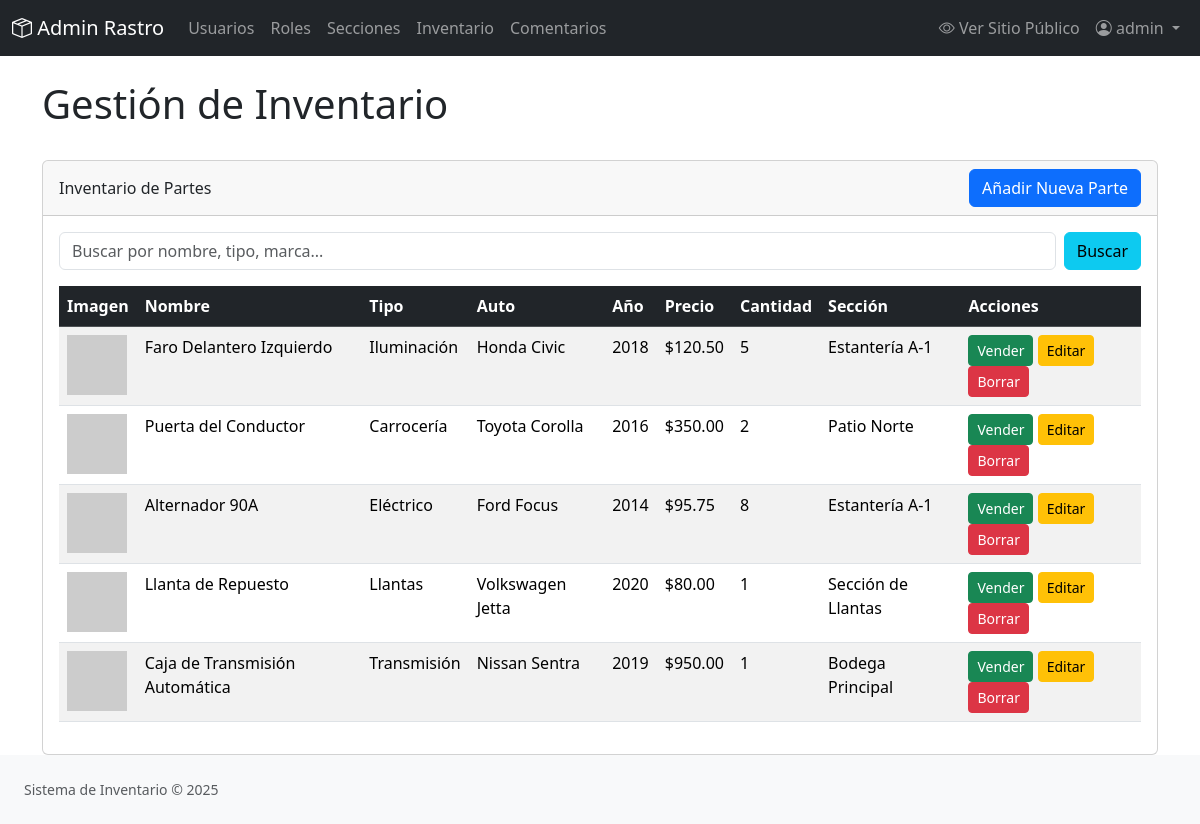
The app's page /admin/inventario.php (signed in) with its own data.
### tables this page shows
CREATE TABLE IF NOT EXISTS `partes` (
    `id` INT NOT NULL AUTO_INCREMENT,
    `nombre` VARCHAR(255) NOT NULL,
    `descripcion` TEXT,
    `tipo_parte` VARCHAR(100),  
    `marca_auto` VARCHAR(100),
    `modelo_auto` VARCHAR(100),
    `año_auto` INT,
    `precio` DECIMAL(10, 2) NOT NULL,
    `cantidad_disponible` INT NOT NULL DEFAULT 0,
    `imagen_url` VARCHAR(255),  
    `thumbnail_url` VARCHAR(255),  
    `seccion_id` INT NOT NULL,
    `fecha_creacion` TIMESTAMP DEFAULT CURRENT_TIMESTAMP,
    `fecha_actualizacion` TIMESTAMP DEFAULT CURRENT_TIMESTAMP ON UPDATE CURRENT_TIMESTAMP,
    PRIMARY KEY (`id`),
    FOREIGN KEY (`seccion_id`) REFERENCES `secciones`(`id`) ON DELETE RESTRICT ON UPDATE CASCADE
);

### admin/inventario.php (called while the page is built, shortened)
<?php
$pageTitle = 'Gestión de Inventario';
$searchTerm = $_GET['search'] ?? '';
if (!empty($searchTerm)) {
    $parts = Part::search($searchTerm);
} else {
    $parts = Part::findAll();
}
$sections = Section::findAll();
$sectionMap = [];
foreach ($sections as $section) {
    $sectionMap[$section->getId()] = $section->getNombre();
}
require_once ROOT_PATH . '/views/admin/layouts/header.php';
require_once ROOT_PATH . '/views/admin/inventario/index.php';
require_once ROOT_PATH . '/views/admin/layouts/footer.php';

### src/Models/Part.php (called while the page is built, shortened)
<?php
class Part
{
    private ?int $id;
    private string $nombre;
    private ?string $tipo_parte;
    private ?string $marca_auto;
    private ?string $modelo_auto;
    private ?int $año_auto;
    private float $precio;
    private int $cantidad_disponible;
    private ?string $thumbnail_url;
    private int $seccion_id;
    public function getId(): ?int { return $this->id; }
    public function getNombre(): string { return $this->nombre; }
    public function getTipoParte(): ?string { return $this->tipo_parte; }
    public function getMarcaAuto(): ?string { return $this->marca_auto; }
    public function getModeloAuto(): ?string { return $this->modelo_auto; }
    public function getAñoAuto(): ?int { return $this->año_auto; }
    public function getPrecio(): float { return $this->precio; }
    public function getCantidadDisponible(): int { return $this->cantidad_disponible; }
    public function getThumbnailUrl(): ?string { return $this->thumbnail_url; }
    public function getSeccionId(): int { return $this->seccion_id; }
    private function fromArray(array $data): void
    {
        $this->id = $data['id'] ?? null;
        $this->nombre = $data['nombre'] ?? '';
        $this->tipo_parte = $data['tipo_parte'] ?? null;
        $this->marca_auto = $data['marca_auto'] ?? null;
        $this->modelo_auto = $data['modelo_auto'] ?? null;
        $this->año_auto = isset($data['año_auto']) ? (int)$data['año_auto'] : null;
        $this->precio = isset($data['precio']) ? (float)$data['precio'] : 0.0;
        $this->cantidad_disponible = isset($data['cantidad_disponible']) ? (int)$data['cantidad_disponible'] : 0;
        $this->thumbnail_url = $data['thumbnail_url'] ?? null;
        $this->seccion_id = (int)$data['seccion_id'];
    }
    public static function findAll(): array
    {
        $pdo = Database::getInstance()->getConnection();
        $stmt = $pdo->query("SELECT * FROM partes ORDER BY fecha_creacion DESC");
        $parts = [];
        while ($data = $stmt->fetch(PDO::FETCH_ASSOC)) {
            $part = new self();
            $part->fromArray($data);
            $parts[] = $part;
        }
        return $parts;
    }
}

### src/Config/Database.php (called while the page is built, shortened)
<?php
class Database
{
    private static ?Database $instance = null;
    private ?PDO $pdo = null;
    private string $host = 'localhost';
    private string $db_name = 'sistema_rastro';
    private string $username = 'root';
    private string $password = '';
    private string $charset = 'utf8mb4';
    private function __construct()
    {
        $dsn = "mysql:host={$this->host};dbname={$this->db_name};charset={$this->charset}";
        $options = [
            PDO::ATTR_ERRMODE            => PDO::ERRMODE_EXCEPTION,
            PDO::ATTR_DEFAULT_FETCH_MODE => PDO::FETCH_ASSOC,
            PDO::ATTR_EMULATE_PREPARES   => false,
        ];
        try {
            $this->pdo = new PDO($dsn, $this->username, $this->password, $options);
        } catch (PDOException $e) {
            throw $e;
        }
    }
    public static function getInstance(): Database
    {
        if (self::$instance === null) {
            self::$instance = new Database();
        }
        return self::$instance;
    }
    public function getConnection(): PDO
    {
        return $this->pdo;
    }
}

### src/Models/Section.php (called while the page is built, shortened)
<?php
class Section
{
    private string $nombre;
    public function __construct(?int $id = null, string $nombre = '', ?string $descripcion = null)
    {
        $this->nombre = $nombre;
    }
    public function getNombre(): string
    {
        return $this->nombre;
    }
    public static function findAll(): array
    {
        $pdo = Database::getInstance()->getConnection();
        $stmt = $pdo->query("SELECT * FROM secciones ORDER BY nombre ASC");
        $sections = [];
        while ($data = $stmt->fetch(PDO::FETCH_ASSOC)) {
            $sections[] = new self($data['id'], $data['nombre'], $data['descripcion']);
        }
        return $sections;
    }
}

### views/admin/inventario/index.php (the view, shortened to what this page needs)
<div class="d-flex justify-content-between align-items-center mb-4">
    <h1><?php echo htmlspecialchars($pageTitle ?? 'Gestión'); ?></h1>
</div>
<div class="card">
    <div class="card-header d-flex justify-content-between align-items-center">
        <span>Inventario de Partes</span>
        <a href="inventario_form.php" class="btn btn-primary">Añadir Nueva Parte</a>
    </div>
    <div class="card-body">
        <div class="mb-3">
            <form action="inventario.php" method="GET" class="d-flex">
                <input type="text" name="search" class="form-control me-2" placeholder="Buscar por nombre, tipo, marca..." value="<?php echo htmlspecialchars($searchTerm); ?>">
                <button type="submit" class="btn btn-info">Buscar</button>
            </form>
        </div>
        <div class="table-responsive">
            <table class="table table-striped table-hover">
                <thead class="table-dark">
                    <tr>
                        <th scope="col">Imagen</th>
                        <th scope="col">Nombre</th>
                        <th scope="col">Tipo</th>
                        <th scope="col">Auto</th>
                        <th scope="col">Año</th>
                        <th scope="col">Precio</th>
                        <th scope="col">Cantidad</th>
                        <th scope="col">Sección</th>
                        <th scope="col">Acciones</th>
                    </tr>
                </thead>
                <tbody>
                    <?php if (empty($parts)): ?>
                        <tr>
                            <td colspan="9" class="text-center">No hay partes que coincidan con la búsqueda o el inventario está vacío.</td>
                        </tr>
                    <?php else: ?>
                        <?php foreach ($parts as $part): ?>
                            <tr>
                                <td>
                                    <img src="../<?php echo htmlspecialchars($part->getThumbnailUrl() ?? 'assets/img/placeholder.png'); ?>" alt="Thumbnail" style="width: 60px; height: 60px; object-fit: cover;">
                                </td>
                                <td><?php echo htmlspecialchars($part->getNombre()); ?></td>
                                <td><?php echo htmlspecialchars($part->getTipoParte() ?? 'N/A'); ?></td>
                                <td><?php echo htmlspecialchars($part->getMarcaAuto() . ' ' . $part->getModeloAuto()); ?></td>
                                <td><?php echo htmlspecialchars($part->getAñoAuto() ?? 'N/A'); ?></td>
                                <td>$<?php echo number_format($part->getPrecio(), 2); ?></td>
                                <td><?php echo htmlspecialchars($part->getCantidadDisponible()); ?></td>
                                <td><?php echo htmlspecialchars($sectionMap[$part->getSeccionId()] ?? 'N/A'); ?></td>
                                <td>
                                    <a href="venta_form.php?part_id=<?php echo $part->getId(); ?>" class="btn btn-sm btn-success <?php echo $part->getCantidadDisponible() > 0 ? '' : 'disabled'; ?>">Vender</a>
                                    <a href="inventario_form.php?id=<?php echo $part->getId(); ?>" class="btn btn-sm btn-warning">Editar</a>
                                    <form action="inventario_accion.php" method="POST" onsubmit="return confirm('¿Está seguro de que desea eliminar esta parte?');" style="display: inline;">
                                        <button type="submit" class="btn btn-sm btn-danger">Borrar</button>
                                    </form>
                                </td>
                            </tr>
                        <?php endforeach; ?>
                    <?php endif; ?>
                </tbody>
            </table>
        </div>
    </div>
</div>

### records on screen
partes: nombre "Faro Delantero Izquierdo", tipo_parte "Iluminación", $part->getMarcaAuto() . ' ' . $part->getModeloAuto() "Honda Civic", año_auto "2018", precio "120.50", cantidad_disponible "5", seccion "Estantería A-1"
partes: nombre "Puerta del Conductor", tipo_parte "Carrocería", $part->getMarcaAuto() . ' ' . $part->getModeloAuto() "Toyota Corolla", año_auto "2016", precio "350.00", cantidad_disponible "2", seccion "Patio Norte"
partes: nombre "Alternador 90A", tipo_parte "Eléctrico", $part->getMarcaAuto() . ' ' . $part->getModeloAuto() "Ford Focus", año_auto "2014", precio "95.75", cantidad_disponible "8", seccion "Estantería A-1"
partes: nombre "Llanta de Repuesto", tipo_parte "Llantas", $part->getMarcaAuto() . ' ' . $part->getModeloAuto() "Volkswagen Jetta", año_auto "2020", precio "80.00", cantidad_disponible "1", seccion "Sección de Llantas"
partes: nombre "Caja de Transmisión Automática", tipo_parte "Transmisión", $part->getMarcaAuto() . ' ' . $part->getModeloAuto() "Nissan Sentra", año_auto "2019", precio "950.00", cantidad_disponible "1", seccion "Bodega Principal"

### other values on screen
$_SESSION['username'] "admin"
$pageTitle "Gestión de Inventario"
